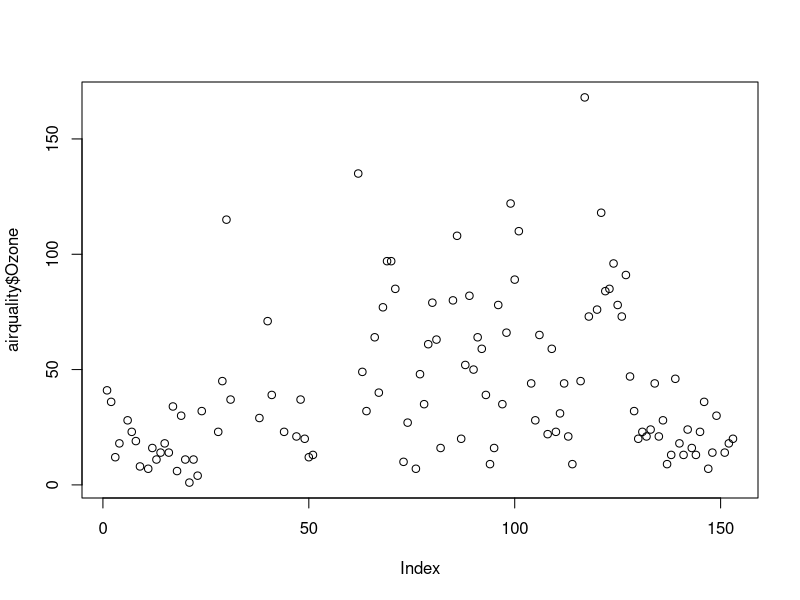
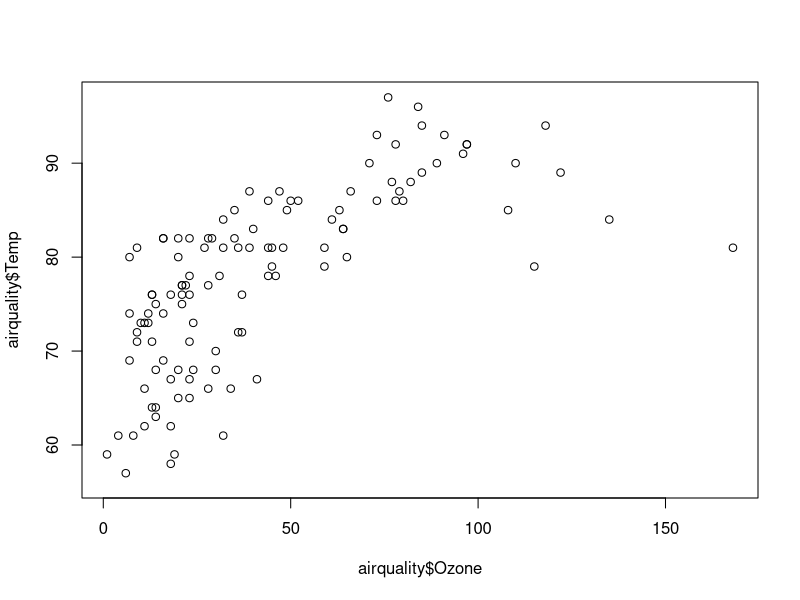
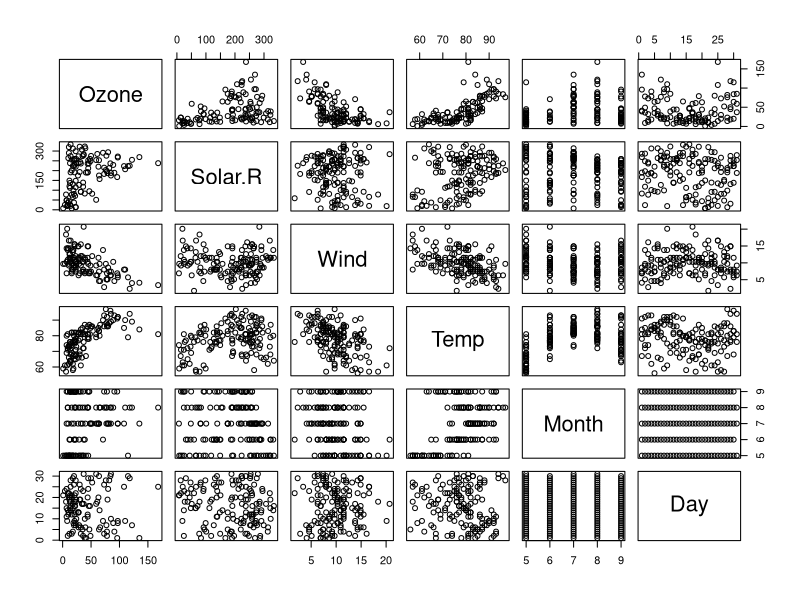
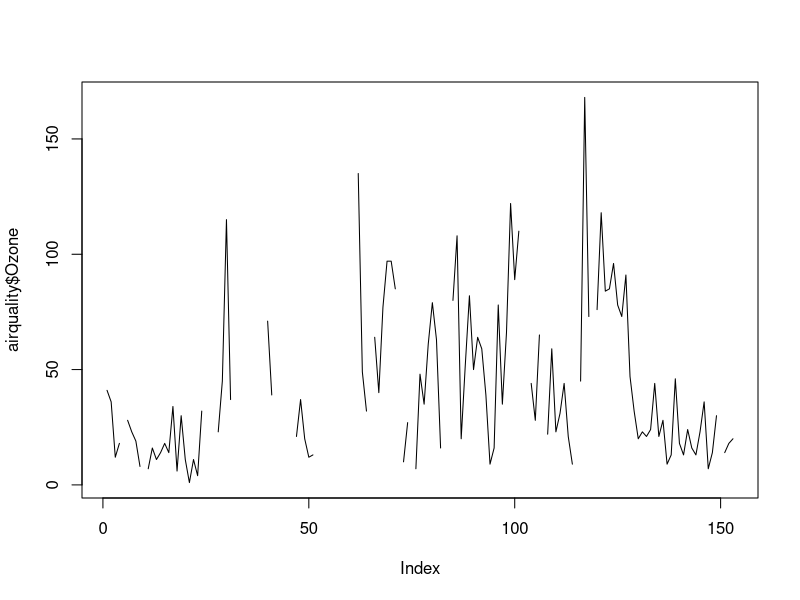
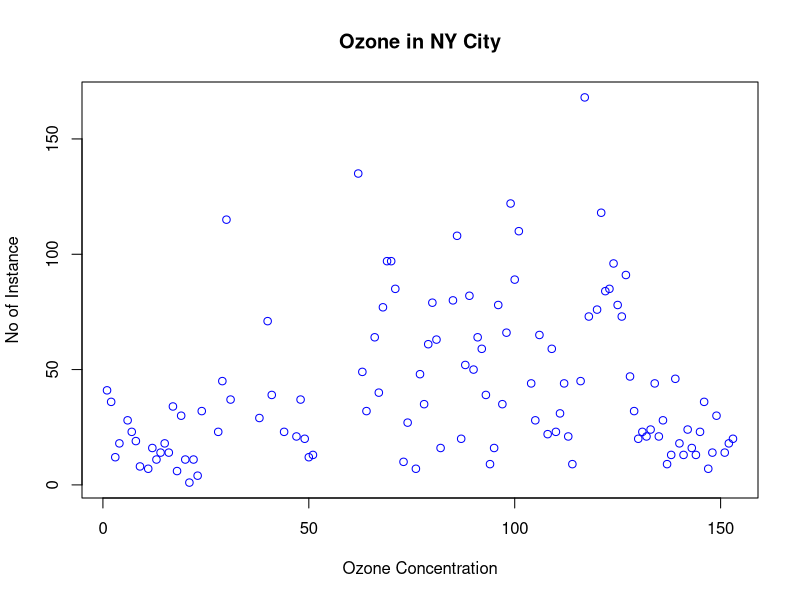
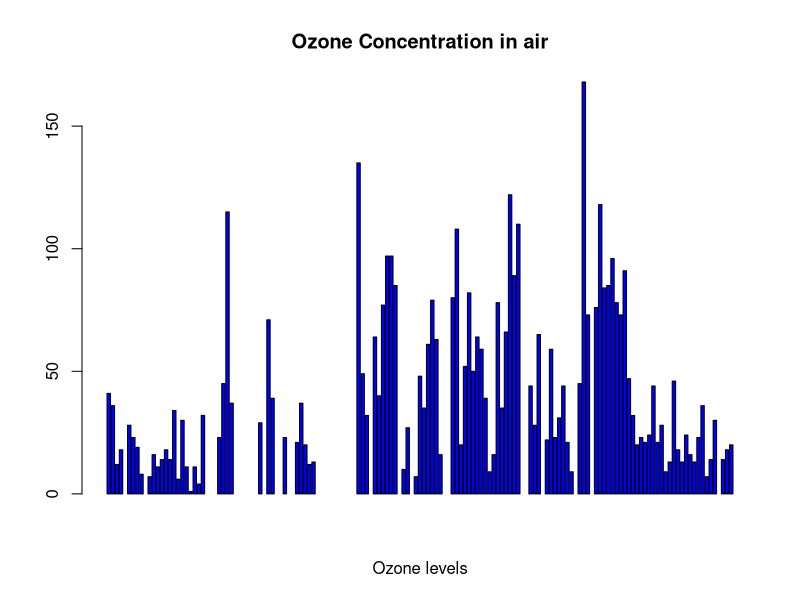
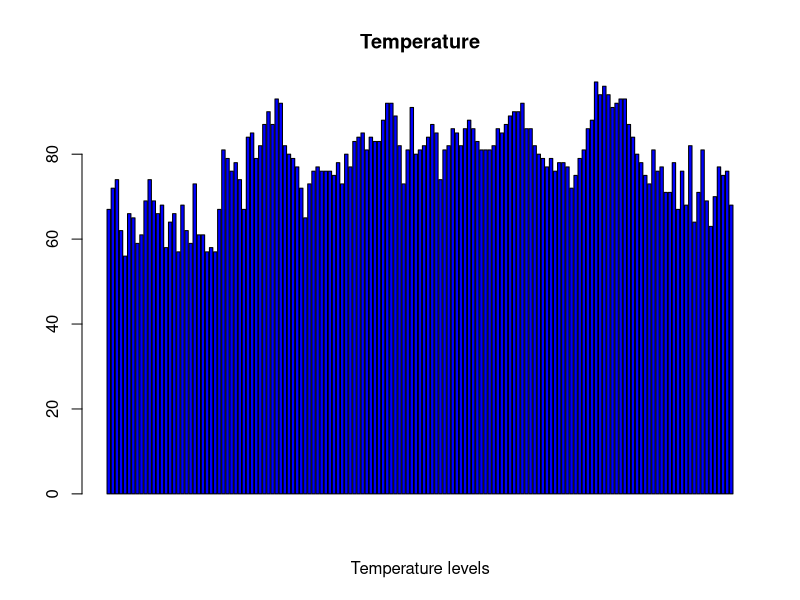
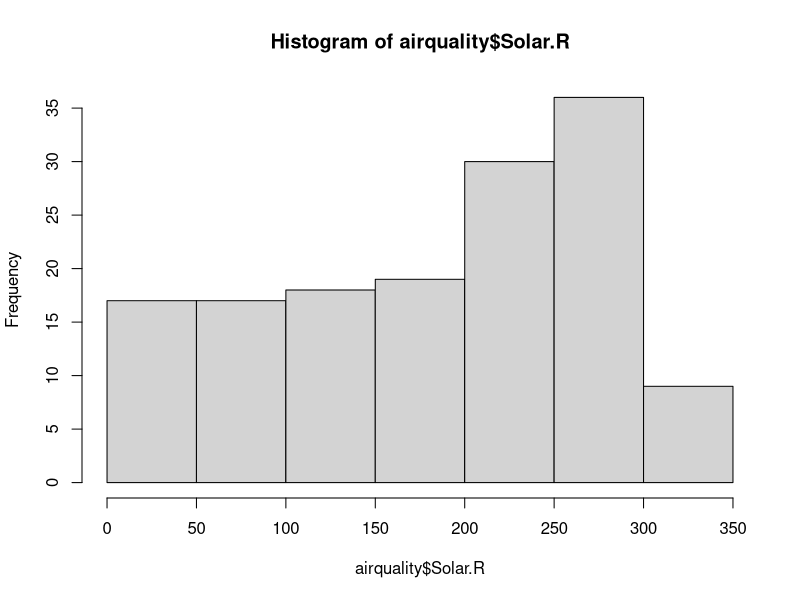

The R source for these figures, in order:
data("airquality")
head(airquality,10)
tail(airquality,10)
summary(airquality$Temp)
summary(airquality$Wind)
plot(airquality$Ozone)
#airquality=read.csv('path/airquality.csv',header=TRuE,sep=",")
plot(airquality$Ozone,airquality$Temp)
plot(airquality)

airquality[c(1,2)]

#Points and Lines
plot(airquality$Ozone, type="l") # p: points,l:lines, b:both

plot(airquality$Ozone, xlab='Ozone Concentration',
     ylab = 'No of Instance', main='Ozone in NY City', col="blue")
     
#Horizontal Bar Plot
barplot(airquality$Ozone, main='Ozone Concentration in air',
        xlab='Ozone levels', col="blue",horiz = F)

barplot(airquality$Temp, main='Temperature',
        xlab='Temperature levels', col="blue",horiz = F)

#Histogram
hist(airquality$Solar.R)
hist(airquality$Solar.R, 
     main ='Solar Radiation Values in air',
     xlab ='Solar rad.', col="blue")

summary(airquality$Solar.R)

#Single Box plot
boxplot(airquality$Solar.R)

#Multiple box plots
boxplot(airquality[,1:4], main='Multiple')

#Slicing the data frame
airquality[,c(1,3)]
head(airquality[,c(1,4)])
airquality$Ozone

airquality[1,c(1,3)]
airquality[c(1,2),c(1:6)]

#margin of the grid(mar),
#no of rows and columns(mfrow),
#whether a border is to be included(bty)
#and postion of the 
#labels(las: 1 for horizontal, las: 0 for vertical)
#bty - box around the plot 

par(mfrow=c(3,3),mar=c(2,5,2,1), las=1, bty="n")
plot(airquality$Ozone)
plot(airquality$Ozone, airquality$Wind)
plot(airquality$Ozone, type="l")
plot(airquality$Ozone, type="p")
plot(airquality$Ozone, type="b")
barplot(airquality$Ozone, main='Ozone Concentration in air',
        xlab= 'ozone levels', col='green',horiz = F)
hist(airquality$Solar.R)
boxplot(airquality$Solar.R)
boxplot(airquality[,0:4], main='Multiple Box plots')

        